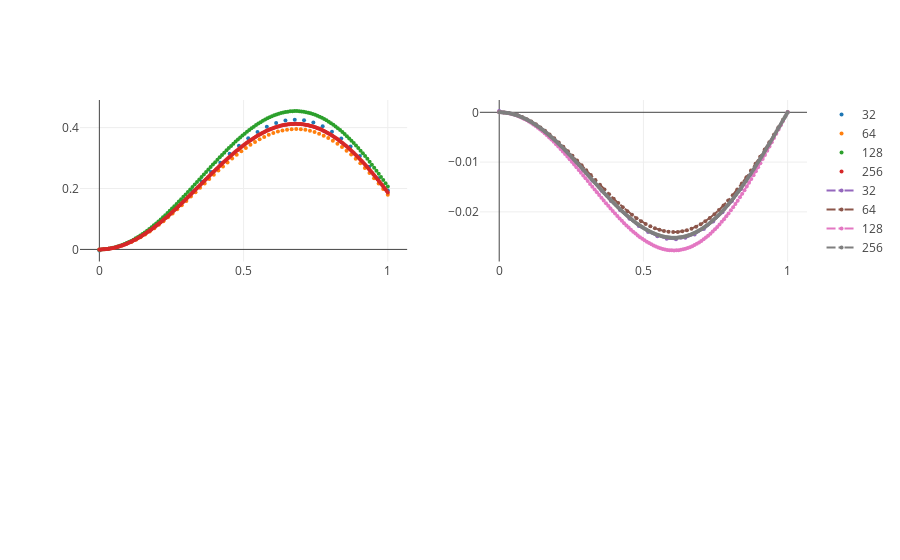

The notebook cell this image was saved under:
### Code cell
#fig = go.Figure()
fig = plotly.subplots.make_subplots(rows=2, cols=2)
fig.update_layout(template=mode_template)
fig.add_trace(
    go.Scatter(
        x = mode_data_32['Rad'],
        y = mode_data_32['p_no_phase[Re]'],
        mode='markers',
        name = '32',
    ),
    row = 1, col = 1,
)

fig.add_trace(
    go.Scatter(
        x = mode_data_64['Rad'],
        y = mode_data_64['p_no_phase[Re]'],
        mode='markers', 
        name = '64',
    ),
    row = 1, col = 1,
)

fig.add_trace(
    go.Scatter(
        x    = mode_data_128['Rad'],
        y    = mode_data_128['p_no_phase[Re]'],
        mode ='markers', 
        name = '128',
    ),
    row = 1, col = 1,
)

fig.add_trace(
    go.Scatter(
        x    = mode_data_256['Rad'],
        y    = mode_data_256['p_no_phase[Re]'],
        mode = 'markers', 
        name = '256',
    ),
    row = 1, col = 1,
)

#fig = go.Figure()
fig = plotly.subplots.make_subplots(rows=2, cols=2)
fig.update_layout(template=mode_template)
fig.add_trace(
    go.Scatter(
        x = mode_data_32['Rad'],
        y = mode_data_32['p_no_phase[Re]'],
        mode='markers',
        name = '32',
    ),
    row = 1, col = 1,
)

fig.add_trace(
    go.Scatter(
        x = mode_data_64['Rad'],
        y = mode_data_64['p_no_phase[Re]'],
        mode='markers', 
        name = '64',
    ),
    row = 1, col = 1,
)

fig.add_trace(
    go.Scatter(
        x    = mode_data_128['Rad'],
        y    = mode_data_128['p_no_phase[Re]'],
        mode ='markers', 
        name = '128',
    ),
    row = 1, col = 1,
)

fig.add_trace(
    go.Scatter(
        x    = mode_data_256['Rad'],
        y    = mode_data_256['p_no_phase[Re]'],
        mode = 'markers', 
        name = '256',
    ),
    row = 1, col = 1,
)
fig.add_trace(
    go.Scatter(
        x = mode_data_32['Rad'], 
        y = mode_data_32['p_no_phase[Im]'],
        mode ='lines+markers',
        name = '32',
        line=dict(
            width=2,
            dash='dashdot'
        ) 
    ),
    row = 1, col = 2,
)

fig.add_trace(
    go.Scatter(
        x = mode_data_64['Rad'],
        y = mode_data_64['p_no_phase[Im]'],
        mode ='lines+markers',
        name = '64',
        line=dict(
            width=2,
            dash='dashdot'
        )
    ),
    row = 1, col = 2,
) 
fig.add_trace(
    go.Scatter(
        x = mode_data_128['Rad'],
        y = mode_data_128['p_no_phase[Im]'],
        mode ='lines+markers',
        name = '128',
        line=dict(
            width=2,
            dash='dashdot'
        )
    ),
    row = 1, col = 2,
) 

fig.add_trace(
    go.Scatter(
        x = mode_data_256['Rad'],
        y = mode_data_256['p_no_phase[Im]'],
        mode ='lines+markers',
        name = '256',
        line=dict(
            width=2,
            dash='dashdot'
        )
    ),
   row=1, col=2, 
)
